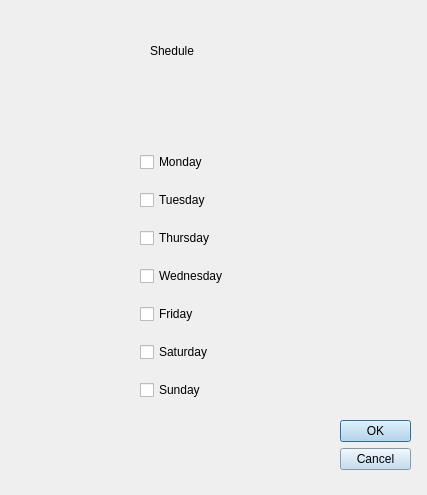
<?xml version="1.0" encoding="UTF-8"?>
<ui version="4.0">
 <class>DialogShedule</class>
 <widget class="QDialog" name="DialogShedule">
  <property name="geometry">
   <rect>
    <x>0</x>
    <y>0</y>
    <width>427</width>
    <height>495</height>
   </rect>
  </property>
  <property name="minimumSize">
   <size>
    <width>427</width>
    <height>495</height>
   </size>
  </property>
  <property name="maximumSize">
   <size>
    <width>427</width>
    <height>495</height>
   </size>
  </property>
  <property name="windowTitle">
   <string>Shedule</string>
  </property>
  <widget class="QDialogButtonBox" name="buttonBox">
   <property name="geometry">
    <rect>
     <x>340</x>
     <y>420</y>
     <width>71</width>
     <height>61</height>
    </rect>
   </property>
   <property name="styleSheet">
    <string notr="true">background-color:rgb(184, 216, 239)</string>
   </property>
   <property name="orientation">
    <enum>Qt::Vertical</enum>
   </property>
   <property name="standardButtons">
    <set>QDialogButtonBox::Cancel|QDialogButtonBox::Ok</set>
   </property>
  </widget>
  <widget class="QLabel" name="label">
   <property name="geometry">
    <rect>
     <x>10</x>
     <y>0</y>
     <width>141</width>
     <height>111</height>
    </rect>
   </property>
   <property name="text">
    <string/>
   </property>
   <property name="pixmap">
    <pixmap resource="doc.qrc">:/doc/990282.png</pixmap>
   </property>
  </widget>
  <widget class="QLabel" name="label_2">
   <property name="geometry">
    <rect>
     <x>150</x>
     <y>20</y>
     <width>191</width>
     <height>61</height>
    </rect>
   </property>
   <property name="styleSheet">
    <string notr="true">font: 57 italic 40pt &quot;URW Chancery L&quot;;</string>
   </property>
   <property name="text">
    <string>Shedule</string>
   </property>
  </widget>
  <widget class="QWidget" name="layoutWidget">
   <property name="geometry">
    <rect>
     <x>140</x>
     <y>140</y>
     <width>161</width>
     <height>276</height>
    </rect>
   </property>
   <layout class="QVBoxLayout" name="verticalLayout">
    <item>
     <widget class="QCheckBox" name="mondaycheckBox">
      <property name="styleSheet">
       <string notr="true">font: 57 italic 16pt &quot;URW Chancery L&quot;;
</string>
      </property>
      <property name="text">
       <string>Monday</string>
      </property>
     </widget>
    </item>
    <item>
     <widget class="QCheckBox" name="tuesdaycheckBox">
      <property name="styleSheet">
       <string notr="true">font: 57 italic 16pt &quot;URW Chancery L&quot;;</string>
      </property>
      <property name="text">
       <string>Tuesday</string>
      </property>
     </widget>
    </item>
    <item>
     <widget class="QCheckBox" name="thursdaycheckBox">
      <property name="styleSheet">
       <string notr="true">font: 57 italic 16pt &quot;URW Chancery L&quot;;</string>
      </property>
      <property name="text">
       <string>Thursday</string>
      </property>
     </widget>
    </item>
    <item>
     <widget class="QCheckBox" name="wednesdaycheckBox">
      <property name="styleSheet">
       <string notr="true">font: 57 italic 16pt &quot;URW Chancery L&quot;;</string>
      </property>
      <property name="text">
       <string>Wednesday</string>
      </property>
     </widget>
    </item>
    <item>
     <widget class="QCheckBox" name="fridaycheckBox">
      <property name="styleSheet">
       <string notr="true">font: 57 italic 16pt &quot;URW Chancery L&quot;;</string>
      </property>
      <property name="text">
       <string>Friday</string>
      </property>
     </widget>
    </item>
    <item>
     <widget class="QCheckBox" name="saturdaycheckBox">
      <property name="styleSheet">
       <string notr="true">font: 57 italic 16pt &quot;URW Chancery L&quot;;</string>
      </property>
      <property name="text">
       <string>Saturday</string>
      </property>
     </widget>
    </item>
    <item>
     <widget class="QCheckBox" name="sundaycheckBox">
      <property name="styleSheet">
       <string notr="true">font: 57 italic 16pt &quot;URW Chancery L&quot;;</string>
      </property>
      <property name="text">
       <string>Sunday</string>
      </property>
     </widget>
    </item>
   </layout>
  </widget>
 </widget>
 <resources>
  <include location="doc.qrc"/>
 </resources>
 <connections>
  <connection>
   <sender>buttonBox</sender>
   <signal>accepted()</signal>
   <receiver>DialogShedule</receiver>
   <slot>accept()</slot>
   <hints>
    <hint type="sourcelabel">
     <x>248</x>
     <y>254</y>
    </hint>
    <hint type="destinationlabel">
     <x>157</x>
     <y>274</y>
    </hint>
   </hints>
  </connection>
  <connection>
   <sender>buttonBox</sender>
   <signal>rejected()</signal>
   <receiver>DialogShedule</receiver>
   <slot>reject()</slot>
   <hints>
    <hint type="sourcelabel">
     <x>316</x>
     <y>260</y>
    </hint>
    <hint type="destinationlabel">
     <x>286</x>
     <y>274</y>
    </hint>
   </hints>
  </connection>
 </connections>
</ui>
